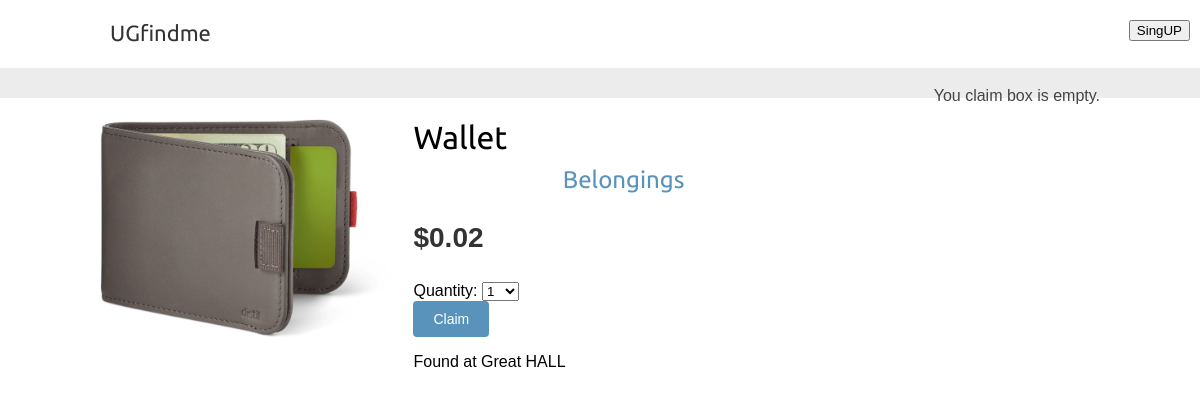
Page /2/wallet/ on the committed database.
### shop/models.py (models this page shows, shortened)
class Product(models.Model):
    category = models.ForeignKey(Category, related_name='products',on_delete=models.CASCADE)
    name = models.CharField(max_length=200)
    slug = models.SlugField(max_length=200)
    image = models.ImageField(upload_to='products/%Y/%m/%d', blank=True)
    description = models.TextField(blank=True)
    price = models.DecimalField(max_digits=10,decimal_places=2)
    available = models.BooleanField(default=True)
    created = models.DateTimeField(auto_now_add=True)
    updated = models.DateTimeField(auto_now=True)
    class Meta:
        ordering =['name']
        indexes =[
            models.Index(fields=['id','slug']),
            models.Index(fields=['name']),
            models.Index(fields=['-created'])
        ]

class Category(models.Model):
    name = models.CharField(max_length=200)
    slug = models.SlugField(max_length=200, unique=True)
    class Meta:
        ordering =['name']
        indexes= [
            models.Index(fields=['name']),
        ]
        verbose_name ='category'
        verbose_name_plural ='categories'
    def get_absolute_url(self):
        return reverse(
            'shop:product_list_by_category', args=[self.slug]
        )
    def __str__(self):
        return self.name

### shop/views.py (the view)
# urls.py: path('<int:id>/<slug:slug>/', views.product_detail,name='product_detail'),
def product_detail(request,id,slug):
    product =get_object_or_404(
        Product, id=id, slug=slug, available=True
    )
    claim_product_form = ClaimAddProductForm()
    return render(
        request,
        'shop/product/detail.html',
        {'product':product,'claim_product_form': claim_product_form}
    )

### claim/forms.py
class ClaimAddProductForm(forms.Form):
    quantity = forms.TypedChoiceField(
        choices=PRODUCT_QUNANTITY_CHOICES,
        coerce=int
    )
    override = forms.BooleanField(
        required=False,
        initial=False,
        widget=forms.HiddenInput
    )

### shop/templates/shop/product/detail.html (shortened to what this page needs)
{% extends "shop/base.html" %}
{% load static %}
{% block content %}
  <div class="product-detail">
    <img src="{% if product.image %}{{ product.image.url }}{% else %}
    {% static "img/no_image.png" %}{% endif %}">
    <h1>{{ product.name }}</h1>
    <h2>
      <a href="{{ product.category.get_absolute_url }}">
        {{ product.category }}
      </a>
    </h2>
    <p class="price">${{ product.price }}</p>
    <form action="{% url "claim:claim_add" product.id %}" method="post">
      {{ claim_product_form }}
      <input type="submit" value="Claim">
    </form>
    {{ product.description|linebreaks }}
  </div>
{% endblock %}

### shop/static/css/base.css (style rules this page uses)
body { margin:0; padding:0; font-family:helvetica, sans-serif; }
h1, h2, h3, h4, h5 , h6 { font-family: 'Ubuntu', sans-serif; font-weight:normal; }
a { text-decoration:none; color:#5993bb; }
a.button, input[type="submit"] { color:#fff; background:#5993bb; border-radius:4px; padding:10px 20px; font-size:14px; border:0; }
h2 { text-align: center; }
.product-detail { text-align:justify; }
.product-detail .price { color:#333; font-size:28px; font-weight:bold; }
.product-detail img { width:40%; float:left; padding:0 20px 20px 0; }
.product-detail h1 { margin-bottom:0; }
.product-detail h2 { margin-top:10px; }

### rows in the picture
Product: image (picture), name "Wallet", category "Belongings", price "0.02", description "Found at Great HALL"
